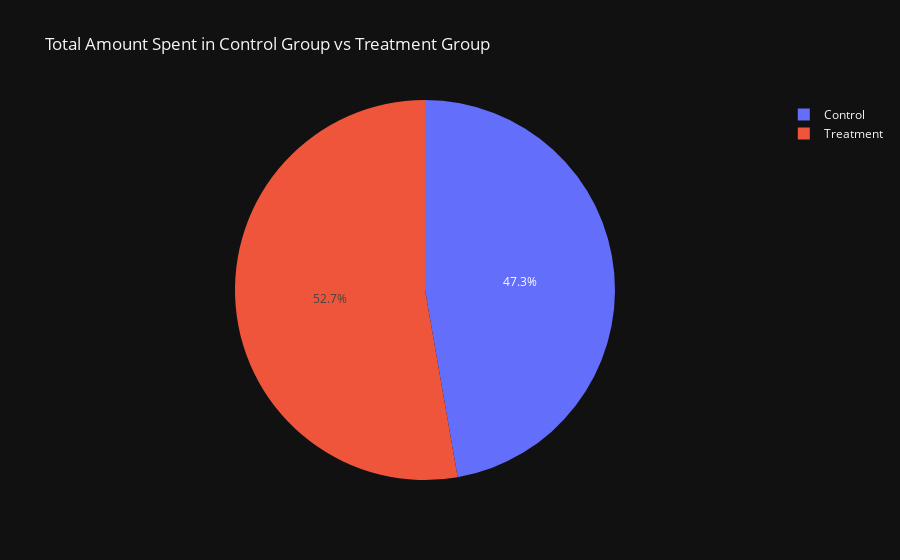

Write notebook code for a chart like this one.
### Code cell
# pie chart of total amount spent in control group vs treatment group
fig = px.pie(Combined_dataframe, values="Amount Spent", names="Group Name", 
             title="Total Amount Spent in Control Group vs Treatment Group", 
             category_orders={"Group Name": ["Control", "Treatment"]})
fig.show()

### Figure 1 — Plotly figure (JSON) as saved in the notebook; plotly's stock layout.template omitted (floating-point values rounded to 4 significant figures)
{"data": [{"direction": "clockwise", "domain": {"x": [0, 1], "y": [0, 1]}, "hovertemplate": "Group Name=%{label}<br>Amount Spent=%{value}<extra></extra>", "labels": ["Control", "Control", "Control", "Control", "Control", "Control", "Control", "Control", "Control", "Control", "Control", "Control", "Control", "Control", "Control", "Control", "Control", "Control", "Control", "Control", "Control", "Control", "Control", "Control", "Control", "Control", "Control", "Control", "Control", "Treatment", "Treatment", "Treatment", "Treatment", "Treatment", "Treatment", "Treatment", "Treatment", "Treatment", "Treatment", "Treatment", "Treatment", "Treatment", "Treatment", "Treatment", "Treatment", "Treatment", "Treatment", "Treatment", "Treatment", "Treatment", "Treatment", "Treatment", "Treatment", "Treatment", "Treatment", "Treatment", "Treatment", "Treatment"], "legendgroup": "", "name": "", "showlegend": true, "sort": false, "type": "pie", "values": [2280, 1757, 2343, 1940, 3083, 2544, 1900, 2813, 2149, 2490, 2319, 2697, 1875, 2774, 2024, 2177, 1876, 2596, 2675, 1803, 2939, 2496, 1892, 1962, 2233, 2061, 2421, 2375, 2324, 3008, 2542, 2365, 2710, 2458, 2838, 2916, 2652, 2790, 2420, 2831, 1972, 2537, 2516, 3076, 1968, 1979, 2626, 2712, 3112, 2899, 2407, 2078, 2928, 2311, 2915, 2247, 2805, 1977]}], "layout": {"legend": {"tracegroupgap": 0}, "title": {"text": "Total Amount Spent in Control Group vs Treatment Group"}}}
